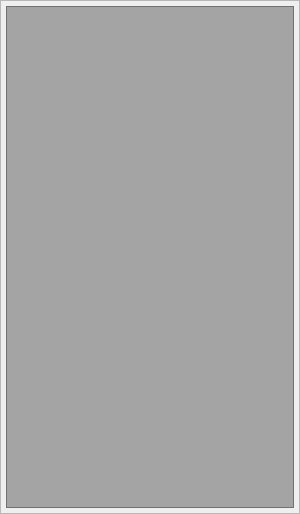
<?xml version="1.0" encoding="UTF-8"?>
<ui version="4.0">
 <class>SendMassage</class>
 <widget class="QFrame" name="SendMassage">
  <property name="geometry">
   <rect>
    <x>0</x>
    <y>0</y>
    <width>300</width>
    <height>514</height>
   </rect>
  </property>
  <property name="minimumSize">
   <size>
    <width>300</width>
    <height>500</height>
   </size>
  </property>
  <property name="maximumSize">
   <size>
    <width>300</width>
    <height>514</height>
   </size>
  </property>
  <property name="windowTitle">
   <string>Frame</string>
  </property>
  <property name="frameShape">
   <enum>QFrame::StyledPanel</enum>
  </property>
  <property name="frameShadow">
   <enum>QFrame::Raised</enum>
  </property>
  <layout class="QVBoxLayout" name="verticalLayout">
   <property name="leftMargin">
    <number>5</number>
   </property>
   <property name="topMargin">
    <number>5</number>
   </property>
   <property name="rightMargin">
    <number>5</number>
   </property>
   <property name="bottomMargin">
    <number>5</number>
   </property>
   <item>
    <widget class="QTextEdit" name="textEdit">
     <property name="styleSheet">
      <string notr="true">background-color: rgba(0, 0, 0, 80);
color: rgb(255, 255, 255);</string>
     </property>
    </widget>
   </item>
  </layout>
 </widget>
 <resources/>
 <connections/>
</ui>
